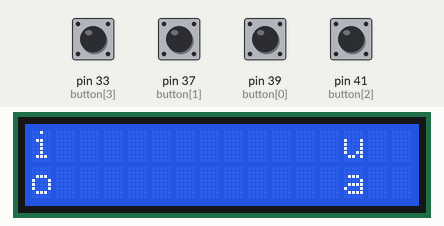
The sketch below on a simulated Arduino Mega 2560, built with avr-gcc and run on an emulated ATmega2560. Parts: 16×2 character LCD. Inputs (shaded band) come from the test bench; at power-on: pin 33 (button[3]), pin 37 (button[1]), pin 39 (button[0]), pin 41 (button[2]) HIGH. Random numbers use the default seed unless the sketch sets one; what the sketch prints to the serial monitor is not drawn.

Above: at 2.2 s.
2.3 s: pin 33 (button[3]) pulled LOW for 0.15 s
At 4.4 s:
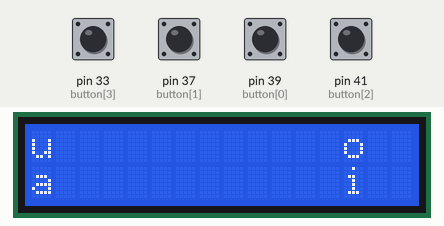
4.7 s: pin 37 (button[1]) pulled LOW for 0.15 s
At 5.8 s:
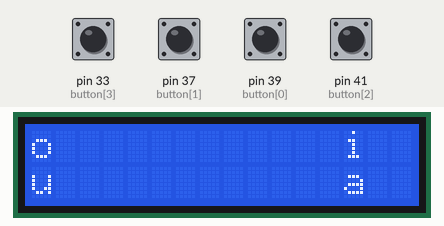
6.9 s: pin 39 (button[0]) pulled LOW for 0.15 s
At 8.3 s:
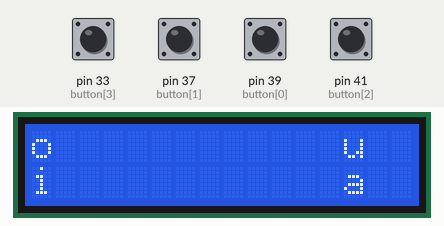
8.6 s: pin 41 (button[2]) pulled LOW for 0.15 s
At 10.0 s:
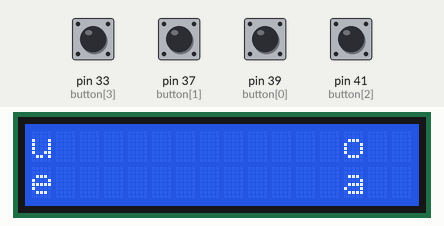
10.8 s: pin 33 (button[3]) pulled LOW for 1 s
At 12.0 s:
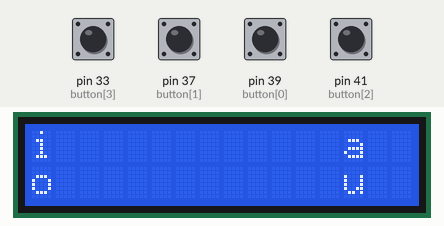
13.3 s: pin 37 (button[1]) pulled LOW for 1 s
At 15.3 s:
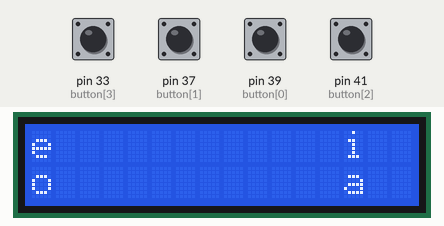
Timing chart, 0 to 16.8 s (numbered marks = the images above; inputs shaded):
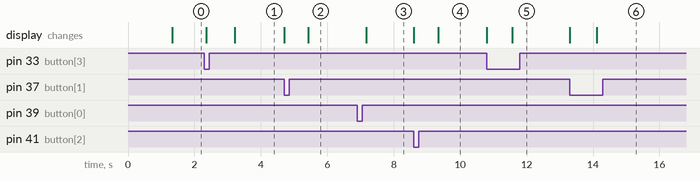

The sketch:

Fonuhks.ino
```cpp
#include <EEPROM.h>

#include <LiquidCrystal.h>


LiquidCrystal lcd(7, 6, 11, 10, 9, 8);

int level = 1;
char first[] = { 'a', 'e', 'i', 'o', 'u' };
char second[] = { 'b', 'c', 'd', 'f', 'h', 'j', 'k', 'l', 'm', 'n', 'p', 'q', 'r', 's', 't', 'v', 'w', 'x', 'y', 'z' };
char third[] = { 'ch', 'ng', 'sh', 'th', 'wh' };
char fourth[] = { 'ay', 'ea', 'ie', 'oe', 'ue' };
char fifth[] = { 'air', 'ar', 'ear', 'er', 'or', 'ure' };
char sixth[] = { 'ci', 'ge', 'kn', 'wr' };
int sound;
int answers[4] = {-1};
int newsound;
int correctanswer;
const int button[4] = { 39, 37, 41, 33 };
bool failed = false;
int score = 0;
int previousanswers[5] = {-1};
const int levelnumfiles[] = { 5, 21, 5, 5, 6, 4 };

void setup() {
  Serial.begin(9600);
  lcd.begin(16, 2);
  lcd.clear();
  lcd.setCursor(0,0);
  lcd.print("hello. starting.");

  pinMode(button[1], INPUT_PULLUP);
  pinMode(button[2], INPUT_PULLUP);
  pinMode(button[3], INPUT_PULLUP);
  pinMode(button[0], INPUT_PULLUP);

  delay(1000);
}

void loop() {
  if (level == 1) {
    levelcreate(first, 4);
  }
  if (level == 2) {
    levelcreate(second, 5);
  }
  if (level == 3) {
    levelcreate(third, 5);
  }
  if (level == 4) {
    levelcreate(fourth, 5);
  }
  if (level == 5) {
    levelcreate(fifth, 5);
  }
  if (level == 6) {
    levelcreate(sixth, 4);
  }
}


void levelcreate(char levelset[], int repetitions) {
  failed = false;
  for (int i = 0; i < repetitions && !failed; i++) {
    nonewanswer:
    int j = 0;
    memset(answers, -1, sizeof(answers));
    while (answers[3] == -1) {
      newsound = random(0, sizeof(levelset)+3);
      Serial.println("Picking random number" + String(levelset[newsound]));
      if ((newsound != answers[0] && newsound != answers[1] && newsound != answers[2])) {
        answers[j] = newsound;
        Serial.println("New number: " + String(levelset[newsound]));
        Serial.println("All numbers: " + String(levelset[answers[0]]) + String(levelset[answers[1]]) + String(levelset[answers[2]]) + String(levelset[answers[3]]));
        j++;
      }
      delay(50);
    }
    Serial.print(String(levelset[answers[0]]) + String(levelset[answers[1]]) + String(levelset[answers[2]]) + String(levelset[answers[3]]));
    for (int k = 0; k < 50; k++) {
      correctanswer = random(0, 4);
      Serial.println("New correct answer: " + String(levelset[correctanswer]));
      if (((previousanswers[0] == answers[correctanswer] || previousanswers[1] == answers[correctanswer]) || (previousanswers[2] == answers[correctanswer] || previousanswers[3] == answers[correctanswer]))) {
        if(k == 49){
          goto nonewanswer;
        }
      }else{
        break;
      }
    }
    lcd.clear();
    lcd.print(levelset[answers[0]]);
    lcd.setCursor(13, 0);
    lcd.print(levelset[answers[1]]);
    lcd.setCursor(0, 1);
    lcd.print(levelset[answers[2]]);
    lcd.setCursor(13, 1);
    lcd.print(levelset[answers[3]]);
    delay(10);
    Serial.println("Correct answer: " + String(levelset[answers[correctanswer]]));
    delay(1000);
    while (digitalRead(button[1]) == HIGH && digitalRead(button[2]) == HIGH && digitalRead(button[3]) == HIGH && digitalRead(button[0]) == HIGH) {
      delay(1);
    }
    if (!digitalRead(button[correctanswer])) {
      score++;
      previousanswers[i] = answers[correctanswer];
      Serial.println("Correct");
    } else {
      lcd.clear();
      lcd.print('Score: ' + String(score));
      lcd.setCursor(0, 1);
      lcd.print('High score: ' + String(EEPROM.read(0)));
      Serial.println("Incorrect");
      failed = true;
      delay(500);
    }
  }
  if (failed) {
    level = 1;
  }else {
    level++;
  }
}
```

Measured:
- after the input at 2.3 s, the display: first changes after 0.05 s (image 1 shows a later state)
- after the input at 4.7 s, the display: first changes at once (image 2 shows a later state)
- after the input at 6.9 s, the display: changes after 0.27 s (image 3)
- after the input at 8.6 s, the display: first changes at once (image 4 shows a later state)
- after the input at 10.8 s, the display: first changes at once (image 5 shows a later state)
- after the input at 13.3 s, the display: first changes at once (image 6 shows a later state)
